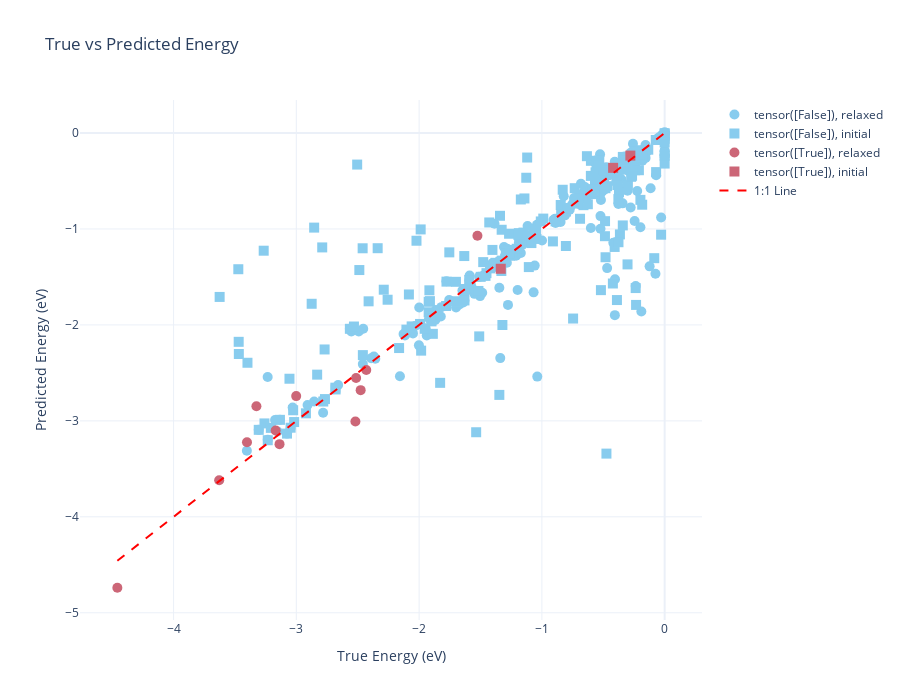

Notebook source saved alongside this figure:
### Code cell
# Color palette
color_map = px.colors.qualitative.Safe

fig = go.Figure()

unique_dissociations = df_test_set["Dissociation"].unique()
unique_states = df_test_set["State"].unique()

for i, diss in enumerate(unique_dissociations):
    for j, state in enumerate(unique_states):
        subset = df_test_set[(df_test_set["Dissociation"] == diss) & (df_test_set["State"] == state)]
        if not subset.empty:
            fig.add_trace(go.Scatter(
                x=subset['True_eV'],
                y=subset['Prediction_eV'],
                mode='markers',
                name=f"{diss}, {state}",
                marker=dict(
                    size=10,
                    color=color_map[i % len(color_map)],
                    symbol=j
                ),
                # Include extra hover fields
                hovertemplate=
                    "<b>Molecule Group:</b> %{customdata[2]}<br>" +
                    "<b>Molecule:</b> %{customdata[3]}<br>" +
                    "<b>State:</b> %{customdata[1]}<br>" +
                    "<b>Dissociation:</b> %{customdata[0]}<br>" +
                    "<b>True Energy:</b> %{x:.3f} eV<br>" +
                    "<b>Predicted:</b> %{y:.3f} eV<br>" +
                    "<extra></extra>",
                customdata=subset[['Dissociation', 'State', 'Molecule Group', 'Molecule']]
            ))

# 1:1 Line
fig.add_trace(go.Scatter(
    x=[df_test_set['True_eV'].min(), df_test_set['True_eV'].max()],
    y=[df_test_set['True_eV'].min(), df_test_set['True_eV'].max()],
    mode='lines',
    name='1:1 Line',
    line=dict(dash='dash', color='red')
))

# Layout
fig.update_layout(
    title='True vs Predicted Energy',
    xaxis_title='True Energy (eV)',
    yaxis_title='Predicted Energy (eV)',
    width=900,
    height=700,
    template='plotly_white'
)

fig.show()

### Figure 1 — Plotly figure (JSON) as saved in the notebook; plotly's stock layout.template omitted (floating-point values rounded to 4 significant figures; data arrays with more than 128 entries replaced by an {"elided": "..."} marker saying what was removed)
{"data": [{"customdata": {"elided": "212x4 str values"}, "hovertemplate": "<b>Molecule Group:</b> %{customdata[2]}<br><b>Molecule:</b> %{customdata[3]}<br><b>State:</b> %{customdata[1]}<br><b>Dissociation:</b> %{customdata[0]}<br><b>True Energy:</b> %{x:.3f} eV<br><b>Predicted:</b> %{y:.3f} eV<br><extra></extra>", "marker": {"color": "rgb(136, 204, 238)", "size": 10, "symbol": 0}, "mode": "markers", "name": "tensor([False]), relaxed", "type": "scatter", "x": {"elided": "212 float values"}, "y": {"elided": "212 float values"}}, {"customdata": {"elided": "222x4 str values"}, "hovertemplate": "<b>Molecule Group:</b> %{customdata[2]}<br><b>Molecule:</b> %{customdata[3]}<br><b>State:</b> %{customdata[1]}<br><b>Dissociation:</b> %{customdata[0]}<br><b>True Energy:</b> %{x:.3f} eV<br><b>Predicted:</b> %{y:.3f} eV<br><extra></extra>", "marker": {"color": "rgb(136, 204, 238)", "size": 10, "symbol": 1}, "mode": "markers", "name": "tensor([False]), initial", "type": "scatter", "x": {"elided": "222 float values"}, "y": {"elided": "222 float values"}}, {"customdata": [["tensor([True])", "relaxed", "alcohols_aldehydes_ketones_ethers", "Ethanol"], ["tensor([True])", "relaxed", "carbamate-esters", "Carbamic-acid"], ["tensor([True])", "relaxed", "amidines", "Acetimidamide"], ["tensor([True])", "relaxed", "amides", "Formamide"], ["tensor([True])", "relaxed", "carbonates_carboxylic-acids_esters", "Carbonic-acid"], ["tensor([True])", "relaxed", "alkanes_alkenes_alkynes", "Prop-1-yne"], ["tensor([True])", "relaxed", "oximes", "Formaldoxime"], ["tensor([True])", "relaxed", "alkanes_alkenes_alkynes", "Acetylene"], ["tensor([True])", "relaxed", "thiols_thials_thioketones_thioethers", "Ethanethiol"], ["tensor([True])", "relaxed", "alcohols_aldehydes_ketones_ethers", "Ethanol"], ["tensor([True])", "relaxed", "amides", "Formamide"], ["tensor([True])", "relaxed", "carbonates_carboxylic-acids_esters", "Acetic-acid"]], "hovertemplate": "<b>Molecule Group:</b> %{customdata[2]}<br><b>Molecule:</b> %{customdata[3]}<br><b>State:</b> %{customdata[1]}<br><b>Dissociation:</b> %{customdata[0]}<br><b>True Energy:</b> %{x:.3f} eV<br><b>Predicted:</b> %{y:.3f} eV<br><extra></extra>", "marker": {"color": "rgb(204, 102, 119)", "size": 10, "symbol": 0}, "mode": "markers", "name": "tensor([True]), relaxed", "type": "scatter", "x": [-2.476, -2.43, -4.458, -2.513, -3.325, -1.525, -3.168, -2.519, -3.137, -3.001, -3.629, -3.402], "y": [-2.68, -2.47, -4.739, -2.554, -2.847, -1.07, -3.1, -3.006, -3.242, -2.742, -3.62, -3.222]}, {"customdata": [["tensor([True])", "initial", "alkanes_alkenes_alkynes", "Propylene"], ["tensor([True])", "initial", "alkanes_alkenes_alkynes", "Propylene"], ["tensor([True])", "initial", "alkanes_alkenes_alkynes", "Propylene"]], "hovertemplate": "<b>Molecule Group:</b> %{customdata[2]}<br><b>Molecule:</b> %{customdata[3]}<br><b>State:</b> %{customdata[1]}<br><b>Dissociation:</b> %{customdata[0]}<br><b>True Energy:</b> %{x:.3f} eV<br><b>Predicted:</b> %{y:.3f} eV<br><extra></extra>", "marker": {"color": "rgb(204, 102, 119)", "size": 10, "symbol": 1}, "mode": "markers", "name": "tensor([True]), initial", "type": "scatter", "x": [-0.2794, -1.335, -0.4198], "y": [-0.2351, -1.415, -0.3627]}, {"line": {"color": "red", "dash": "dash"}, "mode": "lines", "name": "1:1 Line", "type": "scatter", "x": [-4.458, 0], "y": [-4.458, 0]}], "layout": {"height": 700, "title": {"text": "True vs Predicted Energy"}, "width": 900, "xaxis": {"title": {"text": "True Energy (eV)"}}, "yaxis": {"title": {"text": "Predicted Energy (eV)"}}}}
